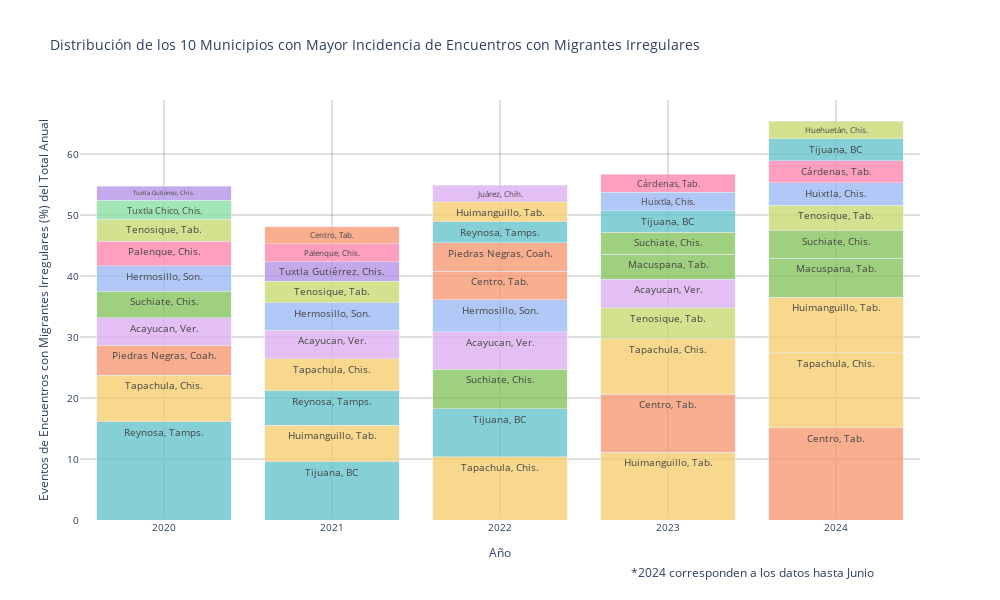

The notebook cell saved with this chart:
### Code cell
import pandas as pd
import plotly.graph_objects as go
import plotly.express as px

# Crear un DataFrame vacío para almacenar los datos para la gráfica de barras apiladas
stacked_data = pd.DataFrame()

# Calcular el total de cada año para usarlo como denominador en el cálculo de porcentajes
total_por_ano = df_pivot.sum()

# Recorrer cada año y obtener los top 10 municipios
for year in df_pivot.columns[1:]:  # Excluir la columna 'Municipio'
    top_10 = df_pivot[['Municipio', year]].nlargest(10, year)
    top_10 = top_10.set_index('Municipio')
    
    # Calcular el porcentaje del total del año considerando todos los municipios
    top_10_percentage = (top_10 / total_por_ano[year]) * 100
    
    # Ordenar de mayor a menor
    top_10_percentage = top_10_percentage.sort_values(by=year, ascending=False)
    
    # Añadir al DataFrame acumulado
    stacked_data = pd.concat([stacked_data, top_10_percentage.T])

# Convertir el índice de `stacked_data` para asegurarse de que son strings
stacked_data.index = stacked_data.index.map(str)

# Definir una paleta de colores pastel medio transparentes usando rgba
colors = [
    'rgba(102, 197, 204, 0.8)',
    'rgba(246, 207, 113, 0.8)',
    'rgba(248, 156, 116, 0.8)',
    'rgba(220, 176, 242, 0.8)',
    'rgba(135, 197, 95, 0.8)',
    'rgba(158, 185, 243, 0.8)',
    'rgba(254, 136, 177, 0.8)',
    'rgba(201, 219, 116, 0.8)',
    'rgba(139, 224, 164, 0.8)',
    'rgba(180, 151, 231, 0.8)'
]

# Crear un diccionario para mapear cada municipio a un color
municipio_colors = {municipio: colors[i % len(colors)] for i, municipio in enumerate(stacked_data.columns)}

# Crear una figura de barras apiladas
fig = go.Figure()

# Añadir una barra para cada municipio en cada año con etiquetas, asegurando que el orden sea de mayor a menor
for year in stacked_data.index:
    data_year = stacked_data.loc[year].sort_values(ascending=False)  # Ordenar de mayor a menor para cada año
    for municipio in data_year.index:
        fig.add_trace(go.Bar(
            x=[year],  # Usar lista para asegurar que sea un solo valor por año
            y=[data_year[municipio]],
            name=municipio,
            text=municipio,  # Añadir el nombre del municipio como texto
            textposition='inside',  # Posicionar el texto dentro de las barras
            hoverinfo='y+text',
            marker_color=municipio_colors[municipio]  # Asignar color pastel medio transparente
        ))

# Configurar el layout de la gráfica
fig.update_layout(
    barmode='stack',
    title="Distribución de los 10 Municipios con Mayor Incidencia de Encuentros con Migrantes Irregulares",
    xaxis_title="Año",
    yaxis_title="Eventos de Encuentros con Migrantes Irregulares (%) del Total Anual",font=dict(size=10),
    showlegend=False,  # Quitar la leyenda
    width=1000,
    height=600,
    plot_bgcolor='white',  # Fondo blanco
    xaxis=dict(
        showgrid=True, 
        gridcolor='rgba(128, 128, 128, 0.5)'  # Líneas de cuadrícula grises semitransparentes
    ),
    yaxis=dict(
        showgrid=True, 
        gridcolor='rgba(128, 128, 128, 0.5)'  # Líneas de cuadrícula grises semitransparentes
    ),
    annotations=[  # Añadir la anotación personalizada
        dict(
            x=0.8,
            y=-0.15,
            xref='paper',
            yref='paper',
            text='*2024 corresponden a los datos hasta Junio',
            showarrow=False,
            font=dict(size=12),
            xanchor='center'
        )
    ]
)

fig.show()

### Figure 1 — Plotly figure (JSON) as saved in the notebook; plotly's stock layout.template omitted (floating-point values rounded to 4 significant figures)
{"data": [{"hoverinfo": "y+text", "marker": {"color": "rgba(102, 197, 204, 0.8)"}, "name": "Reynosa, Tamps.", "text": "Reynosa, Tamps.", "textposition": "inside", "type": "bar", "x": ["2020"], "y": [16.13]}, {"hoverinfo": "y+text", "marker": {"color": "rgba(246, 207, 113, 0.8)"}, "name": "Tapachula, Chis.", "text": "Tapachula, Chis.", "textposition": "inside", "type": "bar", "x": ["2020"], "y": [7.599]}, {"hoverinfo": "y+text", "marker": {"color": "rgba(248, 156, 116, 0.8)"}, "name": "Piedras Negras, Coah.", "text": "Piedras Negras, Coah.", "textposition": "inside", "type": "bar", "x": ["2020"], "y": [4.931]}, {"hoverinfo": "y+text", "marker": {"color": "rgba(220, 176, 242, 0.8)"}, "name": "Acayucan, Ver.", "text": "Acayucan, Ver.", "textposition": "inside", "type": "bar", "x": ["2020"], "y": [4.496]}, {"hoverinfo": "y+text", "marker": {"color": "rgba(135, 197, 95, 0.8)"}, "name": "Suchiate, Chis.", "text": "Suchiate, Chis.", "textposition": "inside", "type": "bar", "x": ["2020"], "y": [4.323]}, {"hoverinfo": "y+text", "marker": {"color": "rgba(158, 185, 243, 0.8)"}, "name": "Hermosillo, Son.", "text": "Hermosillo, Son.", "textposition": "inside", "type": "bar", "x": ["2020"], "y": [4.217]}, {"hoverinfo": "y+text", "marker": {"color": "rgba(254, 136, 177, 0.8)"}, "name": "Palenque, Chis.", "text": "Palenque, Chis.", "textposition": "inside", "type": "bar", "x": ["2020"], "y": [4.017]}, {"hoverinfo": "y+text", "marker": {"color": "rgba(201, 219, 116, 0.8)"}, "name": "Tenosique, Tab.", "text": "Tenosique, Tab.", "textposition": "inside", "type": "bar", "x": ["2020"], "y": [3.581]}, {"hoverinfo": "y+text", "marker": {"color": "rgba(139, 224, 164, 0.8)"}, "name": "Tuxtla Chico, Chis.", "text": "Tuxtla Chico, Chis.", "textposition": "inside", "type": "bar", "x": ["2020"], "y": [3.149]}, {"hoverinfo": "y+text", "marker": {"color": "rgba(180, 151, 231, 0.8)"}, "name": "Tuxtla Gutiérrez, Chis.", "text": "Tuxtla Gutiérrez, Chis.", "textposition": "inside", "type": "bar", "x": ["2020"], "y": [2.287]}, {"hoverinfo": "y+text", "marker": {"color": "rgba(102, 197, 204, 0.8)"}, "name": "Tijuana, BC", "text": "Tijuana, BC", "textposition": "inside", "type": "bar", "x": ["2020"], "y": [null]}, {"hoverinfo": "y+text", "marker": {"color": "rgba(246, 207, 113, 0.8)"}, "name": "Huimanguillo, Tab.", "text": "Huimanguillo, Tab.", "textposition": "inside", "type": "bar", "x": ["2020"], "y": [null]}, {"hoverinfo": "y+text", "marker": {"color": "rgba(248, 156, 116, 0.8)"}, "name": "Centro, Tab.", "text": "Centro, Tab.", "textposition": "inside", "type": "bar", "x": ["2020"], "y": [null]}, {"hoverinfo": "y+text", "marker": {"color": "rgba(220, 176, 242, 0.8)"}, "name": "Juárez, Chih.", "text": "Juárez, Chih.", "textposition": "inside", "type": "bar", "x": ["2020"], "y": [null]}, {"hoverinfo": "y+text", "marker": {"color": "rgba(135, 197, 95, 0.8)"}, "name": "Macuspana, Tab.", "text": "Macuspana, Tab.", "textposition": "inside", "type": "bar", "x": ["2020"], "y": [null]}, {"hoverinfo": "y+text", "marker": {"color": "rgba(158, 185, 243, 0.8)"}, "name": "Huixtla, Chis.", "text": "Huixtla, Chis.", "textposition": "inside", "type": "bar", "x": ["2020"], "y": [null]}, {"hoverinfo": "y+text", "marker": {"color": "rgba(254, 136, 177, 0.8)"}, "name": "Cárdenas, Tab.", "text": "Cárdenas, Tab.", "textposition": "inside", "type": "bar", "x": ["2020"], "y": [null]}, {"hoverinfo": "y+text", "marker": {"color": "rgba(201, 219, 116, 0.8)"}, "name": "Huehuetán, Chis.", "text": "Huehuetán, Chis.", "textposition": "inside", "type": "bar", "x": ["2020"], "y": [null]}, {"hoverinfo": "y+text", "marker": {"color": "rgba(102, 197, 204, 0.8)"}, "name": "Tijuana, BC", "text": "Tijuana, BC", "textposition": "inside", "type": "bar", "x": ["2021"], "y": [9.563]}, {"hoverinfo": "y+text", "marker": {"color": "rgba(246, 207, 113, 0.8)"}, "name": "Huimanguillo, Tab.", "text": "Huimanguillo, Tab.", "textposition": "inside", "type": "bar", "x": ["2021"], "y": [6.012]}, {"hoverinfo": "y+text", "marker": {"color": "rgba(102, 197, 204, 0.8)"}, "name": "Reynosa, Tamps.", "text": "Reynosa, Tamps.", "textposition": "inside", "type": "bar", "x": ["2021"], "y": [5.587]}, {"hoverinfo": "y+text", "marker": {"color": "rgba(246, 207, 113, 0.8)"}, "name": "Tapachula, Chis.", "text": "Tapachula, Chis.", "textposition": "inside", "type": "bar", "x": ["2021"], "y": [5.274]}, {"hoverinfo": "y+text", "marker": {"color": "rgba(220, 176, 242, 0.8)"}, "name": "Acayucan, Ver.", "text": "Acayucan, Ver.", "textposition": "inside", "type": "bar", "x": ["2021"], "y": [4.692]}, {"hoverinfo": "y+text", "marker": {"color": "rgba(158, 185, 243, 0.8)"}, "name": "Hermosillo, Son.", "text": "Hermosillo, Son.", "textposition": "inside", "type": "bar", "x": ["2021"], "y": [4.519]}, {"hoverinfo": "y+text", "marker": {"color": "rgba(201, 219, 116, 0.8)"}, "name": "Tenosique, Tab.", "text": "Tenosique, Tab.", "textposition": "inside", "type": "bar", "x": ["2021"], "y": [3.461]}, {"hoverinfo": "y+text", "marker": {"color": "rgba(180, 151, 231, 0.8)"}, "name": "Tuxtla Gutiérrez, Chis.", "text": "Tuxtla Gutiérrez, Chis.", "textposition": "inside", "type": "bar", "x": ["2021"], "y": [3.279]}, {"hoverinfo": "y+text", "marker": {"color": "rgba(254, 136, 177, 0.8)"}, "name": "Palenque, Chis.", "text": "Palenque, Chis.", "textposition": "inside", "type": "bar", "x": ["2021"], "y": [2.904]}, {"hoverinfo": "y+text", "marker": {"color": "rgba(248, 156, 116, 0.8)"}, "name": "Centro, Tab.", "text": "Centro, Tab.", "textposition": "inside", "type": "bar", "x": ["2021"], "y": [2.762]}, {"hoverinfo": "y+text", "marker": {"color": "rgba(248, 156, 116, 0.8)"}, "name": "Piedras Negras, Coah.", "text": "Piedras Negras, Coah.", "textposition": "inside", "type": "bar", "x": ["2021"], "y": [null]}, {"hoverinfo": "y+text", "marker": {"color": "rgba(135, 197, 95, 0.8)"}, "name": "Suchiate, Chis.", "text": "Suchiate, Chis.", "textposition": "inside", "type": "bar", "x": ["2021"], "y": [null]}, {"hoverinfo": "y+text", "marker": {"color": "rgba(139, 224, 164, 0.8)"}, "name": "Tuxtla Chico, Chis.", "text": "Tuxtla Chico, Chis.", "textposition": "inside", "type": "bar", "x": ["2021"], "y": [null]}, {"hoverinfo": "y+text", "marker": {"color": "rgba(220, 176, 242, 0.8)"}, "name": "Juárez, Chih.", "text": "Juárez, Chih.", "textposition": "inside", "type": "bar", "x": ["2021"], "y": [null]}, {"hoverinfo": "y+text", "marker": {"color": "rgba(135, 197, 95, 0.8)"}, "name": "Macuspana, Tab.", "text": "Macuspana, Tab.", "textposition": "inside", "type": "bar", "x": ["2021"], "y": [null]}, {"hoverinfo": "y+text", "marker": {"color": "rgba(158, 185, 243, 0.8)"}, "name": "Huixtla, Chis.", "text": "Huixtla, Chis.", "textposition": "inside", "type": "bar", "x": ["2021"], "y": [null]}, {"hoverinfo": "y+text", "marker": {"color": "rgba(254, 136, 177, 0.8)"}, "name": "Cárdenas, Tab.", "text": "Cárdenas, Tab.", "textposition": "inside", "type": "bar", "x": ["2021"], "y": [null]}, {"hoverinfo": "y+text", "marker": {"color": "rgba(201, 219, 116, 0.8)"}, "name": "Huehuetán, Chis.", "text": "Huehuetán, Chis.", "textposition": "inside", "type": "bar", "x": ["2021"], "y": [null]}, {"hoverinfo": "y+text", "marker": {"color": "rgba(246, 207, 113, 0.8)"}, "name": "Tapachula, Chis.", "text": "Tapachula, Chis.", "textposition": "inside", "type": "bar", "x": ["2022"], "y": [10.35]}, {"hoverinfo": "y+text", "marker": {"color": "rgba(102, 197, 204, 0.8)"}, "name": "Tijuana, BC", "text": "Tijuana, BC", "textposition": "inside", "type": "bar", "x": ["2022"], "y": [7.866]}, {"hoverinfo": "y+text", "marker": {"color": "rgba(135, 197, 95, 0.8)"}, "name": "Suchiate, Chis.", "text": "Suchiate, Chis.", "textposition": "inside", "type": "bar", "x": ["2022"], "y": [6.545]}, {"hoverinfo": "y+text", "marker": {"color": "rgba(220, 176, 242, 0.8)"}, "name": "Acayucan, Ver.", "text": "Acayucan, Ver.", "textposition": "inside", "type": "bar", "x": ["2022"], "y": [6.123]}, {"hoverinfo": "y+text", "marker": {"color": "rgba(158, 185, 243, 0.8)"}, "name": "Hermosillo, Son.", "text": "Hermosillo, Son.", "textposition": "inside", "type": "bar", "x": ["2022"], "y": [5.229]}, {"hoverinfo": "y+text", "marker": {"color": "rgba(248, 156, 116, 0.8)"}, "name": "Centro, Tab.", "text": "Centro, Tab.", "textposition": "inside", "type": "bar", "x": ["2022"], "y": [4.691]}, {"hoverinfo": "y+text", "marker": {"color": "rgba(248, 156, 116, 0.8)"}, "name": "Piedras Negras, Coah.", "text": "Piedras Negras, Coah.", "textposition": "inside", "type": "bar", "x": ["2022"], "y": [4.638]}, {"hoverinfo": "y+text", "marker": {"color": "rgba(102, 197, 204, 0.8)"}, "name": "Reynosa, Tamps.", "text": "Reynosa, Tamps.", "textposition": "inside", "type": "bar", "x": ["2022"], "y": [3.43]}, {"hoverinfo": "y+text", "marker": {"color": "rgba(246, 207, 113, 0.8)"}, "name": "Huimanguillo, Tab.", "text": "Huimanguillo, Tab.", "textposition": "inside", "type": "bar", "x": ["2022"], "y": [3.307]}, {"hoverinfo": "y+text", "marker": {"color": "rgba(220, 176, 242, 0.8)"}, "name": "Juárez, Chih.", "text": "Juárez, Chih.", "textposition": "inside", "type": "bar", "x": ["2022"], "y": [2.724]}, {"hoverinfo": "y+text", "marker": {"color": "rgba(254, 136, 177, 0.8)"}, "name": "Palenque, Chis.", "text": "Palenque, Chis.", "textposition": "inside", "type": "bar", "x": ["2022"], "y": [null]}, {"hoverinfo": "y+text", "marker": {"color": "rgba(201, 219, 116, 0.8)"}, "name": "Tenosique, Tab.", "text": "Tenosique, Tab.", "textposition": "inside", "type": "bar", "x": ["2022"], "y": [null]}, {"hoverinfo": "y+text", "marker": {"color": "rgba(139, 224, 164, 0.8)"}, "name": "Tuxtla Chico, Chis.", "text": "Tuxtla Chico, Chis.", "textposition": "inside", "type": "bar", "x": ["2022"], "y": [null]}, {"hoverinfo": "y+text", "marker": {"color": "rgba(180, 151, 231, 0.8)"}, "name": "Tuxtla Gutiérrez, Chis.", "text": "Tuxtla Gutiérrez, Chis.", "textposition": "inside", "type": "bar", "x": ["2022"], "y": [null]}, {"hoverinfo": "y+text", "marker": {"color": "rgba(135, 197, 95, 0.8)"}, "name": "Macuspana, Tab.", "text": "Macuspana, Tab.", "textposition": "inside", "type": "bar", "x": ["2022"], "y": [null]}, {"hoverinfo": "y+text", "marker": {"color": "rgba(158, 185, 243, 0.8)"}, "name": "Huixtla, Chis.", "text": "Huixtla, Chis.", "textposition": "inside", "type": "bar", "x": ["2022"], "y": [null]}, {"hoverinfo": "y+text", "marker": {"color": "rgba(254, 136, 177, 0.8)"}, "name": "Cárdenas, Tab.", "text": "Cárdenas, Tab.", "textposition": "inside", "type": "bar", "x": ["2022"], "y": [null]}, {"hoverinfo": "y+text", "marker": {"color": "rgba(201, 219, 116, 0.8)"}, "name": "Huehuetán, Chis.", "text": "Huehuetán, Chis.", "textposition": "inside", "type": "bar", "x": ["2022"], "y": [null]}, {"hoverinfo": "y+text", "marker": {"color": "rgba(246, 207, 113, 0.8)"}, "name": "Huimanguillo, Tab.", "text": "Huimanguillo, Tab.", "textposition": "inside", "type": "bar", "x": ["2023"], "y": [11.13]}, {"hoverinfo": "y+text", "marker": {"color": "rgba(248, 156, 116, 0.8)"}, "name": "Centro, Tab.", "text": "Centro, Tab.", "textposition": "inside", "type": "bar", "x": ["2023"], "y": [9.521]}, {"hoverinfo": "y+text", "marker": {"color": "rgba(246, 207, 113, 0.8)"}, "name": "Tapachula, Chis.", "text": "Tapachula, Chis.", "textposition": "inside", "type": "bar", "x": ["2023"], "y": [9.072]}, {"hoverinfo": "y+text", "marker": {"color": "rgba(201, 219, 116, 0.8)"}, "name": "Tenosique, Tab.", "text": "Tenosique, Tab.", "textposition": "inside", "type": "bar", "x": ["2023"], "y": [5.087]}, {"hoverinfo": "y+text", "marker": {"color": "rgba(220, 176, 242, 0.8)"}, "name": "Acayucan, Ver.", "text": "Acayucan, Ver.", "textposition": "inside", "type": "bar", "x": ["2023"], "y": [4.679]}, {"hoverinfo": "y+text", "marker": {"color": "rgba(135, 197, 95, 0.8)"}, "name": "Macuspana, Tab.", "text": "Macuspana, Tab.", "textposition": "inside", "type": "bar", "x": ["2023"], "y": [4.075]}, {"hoverinfo": "y+text", "marker": {"color": "rgba(135, 197, 95, 0.8)"}, "name": "Suchiate, Chis.", "text": "Suchiate, Chis.", "textposition": "inside", "type": "bar", "x": ["2023"], "y": [3.621]}, {"hoverinfo": "y+text", "marker": {"color": "rgba(102, 197, 204, 0.8)"}, "name": "Tijuana, BC", "text": "Tijuana, BC", "textposition": "inside", "type": "bar", "x": ["2023"], "y": [3.518]}, {"hoverinfo": "y+text", "marker": {"color": "rgba(158, 185, 243, 0.8)"}, "name": "Huixtla, Chis.", "text": "Huixtla, Chis.", "textposition": "inside", "type": "bar", "x": ["2023"], "y": [3.05]}, {"hoverinfo": "y+text", "marker": {"color": "rgba(254, 136, 177, 0.8)"}, "name": "Cárdenas, Tab.", "text": "Cárdenas, Tab.", "textposition": "inside", "type": "bar", "x": ["2023"], "y": [2.972]}, {"hoverinfo": "y+text", "marker": {"color": "rgba(102, 197, 204, 0.8)"}, "name": "Reynosa, Tamps.", "text": "Reynosa, Tamps.", "textposition": "inside", "type": "bar", "x": ["2023"], "y": [null]}, {"hoverinfo": "y+text", "marker": {"color": "rgba(248, 156, 116, 0.8)"}, "name": "Piedras Negras, Coah.", "text": "Piedras Negras, Coah.", "textposition": "inside", "type": "bar", "x": ["2023"], "y": [null]}, {"hoverinfo": "y+text", "marker": {"color": "rgba(158, 185, 243, 0.8)"}, "name": "Hermosillo, Son.", "text": "Hermosillo, Son.", "textposition": "inside", "type": "bar", "x": ["2023"], "y": [null]}, {"hoverinfo": "y+text", "marker": {"color": "rgba(254, 136, 177, 0.8)"}, "name": "Palenque, Chis.", "text": "Palenque, Chis.", "textposition": "inside", "type": "bar", "x": ["2023"], "y": [null]}, {"hoverinfo": "y+text", "marker": {"color": "rgba(139, 224, 164, 0.8)"}, "name": "Tuxtla Chico, Chis.", "text": "Tuxtla Chico, Chis.", "textposition": "inside", "type": "bar", "x": ["2023"], "y": [null]}, {"hoverinfo": "y+text", "marker": {"color": "rgba(180, 151, 231, 0.8)"}, "name": "Tuxtla Gutiérrez, Chis.", "text": "Tuxtla Gutiérrez, Chis.", "textposition": "inside", "type": "bar", "x": ["2023"], "y": [null]}, {"hoverinfo": "y+text", "marker": {"color": "rgba(220, 176, 242, 0.8)"}, "name": "Juárez, Chih.", "text": "Juárez, Chih.", "textposition": "inside", "type": "bar", "x": ["2023"], "y": [null]}, {"hoverinfo": "y+text", "marker": {"color": "rgba(201, 219, 116, 0.8)"}, "name": "Huehuetán, Chis.", "text": "Huehuetán, Chis.", "textposition": "inside", "type": "bar", "x": ["2023"], "y": [null]}, {"hoverinfo": "y+text", "marker": {"color": "rgba(248, 156, 116, 0.8)"}, "name": "Centro, Tab.", "text": "Centro, Tab.", "textposition": "inside", "type": "bar", "x": ["2024"], "y": [15.11]}, {"hoverinfo": "y+text", "marker": {"color": "rgba(246, 207, 113, 0.8)"}, "name": "Tapachula, Chis.", "text": "Tapachula, Chis.", "textposition": "inside", "type": "bar", "x": ["2024"], "y": [12.33]}, {"hoverinfo": "y+text", "marker": {"color": "rgba(246, 207, 113, 0.8)"}, "name": "Huimanguillo, Tab.", "text": "Huimanguillo, Tab.", "textposition": "inside", "type": "bar", "x": ["2024"], "y": [9.105]}, {"hoverinfo": "y+text", "marker": {"color": "rgba(135, 197, 95, 0.8)"}, "name": "Macuspana, Tab.", "text": "Macuspana, Tab.", "textposition": "inside", "type": "bar", "x": ["2024"], "y": [6.354]}, {"hoverinfo": "y+text", "marker": {"color": "rgba(135, 197, 95, 0.8)"}, "name": "Suchiate, Chis.", "text": "Suchiate, Chis.", "textposition": "inside", "type": "bar", "x": ["2024"], "y": [4.531]}, {"hoverinfo": "y+text", "marker": {"color": "rgba(201, 219, 116, 0.8)"}, "name": "Tenosique, Tab.", "text": "Tenosique, Tab.", "textposition": "inside", "type": "bar", "x": ["2024"], "y": [4.152]}, {"hoverinfo": "y+text", "marker": {"color": "rgba(158, 185, 243, 0.8)"}, "name": "Huixtla, Chis.", "text": "Huixtla, Chis.", "textposition": "inside", "type": "bar", "x": ["2024"], "y": [3.698]}, {"hoverinfo": "y+text", "marker": {"color": "rgba(254, 136, 177, 0.8)"}, "name": "Cárdenas, Tab.", "text": "Cárdenas, Tab.", "textposition": "inside", "type": "bar", "x": ["2024"], "y": [3.638]}, {"hoverinfo": "y+text", "marker": {"color": "rgba(102, 197, 204, 0.8)"}, "name": "Tijuana, BC", "text": "Tijuana, BC", "textposition": "inside", "type": "bar", "x": ["2024"], "y": [3.6]}, {"hoverinfo": "y+text", "marker": {"color": "rgba(201, 219, 116, 0.8)"}, "name": "Huehuetán, Chis.", "text": "Huehuetán, Chis.", "textposition": "inside", "type": "bar", "x": ["2024"], "y": [2.903]}, {"hoverinfo": "y+text", "marker": {"color": "rgba(102, 197, 204, 0.8)"}, "name": "Reynosa, Tamps.", "text": "Reynosa, Tamps.", "textposition": "inside", "type": "bar", "x": ["2024"], "y": [null]}, {"hoverinfo": "y+text", "marker": {"color": "rgba(248, 156, 116, 0.8)"}, "name": "Piedras Negras, Coah.", "text": "Piedras Negras, Coah.", "textposition": "inside", "type": "bar", "x": ["2024"], "y": [null]}, {"hoverinfo": "y+text", "marker": {"color": "rgba(220, 176, 242, 0.8)"}, "name": "Acayucan, Ver.", "text": "Acayucan, Ver.", "textposition": "inside", "type": "bar", "x": ["2024"], "y": [null]}, {"hoverinfo": "y+text", "marker": {"color": "rgba(158, 185, 243, 0.8)"}, "name": "Hermosillo, Son.", "text": "Hermosillo, Son.", "textposition": "inside", "type": "bar", "x": ["2024"], "y": [null]}, {"hoverinfo": "y+text", "marker": {"color": "rgba(254, 136, 177, 0.8)"}, "name": "Palenque, Chis.", "text": "Palenque, Chis.", "textposition": "inside", "type": "bar", "x": ["2024"], "y": [null]}, {"hoverinfo": "y+text", "marker": {"color": "rgba(139, 224, 164, 0.8)"}, "name": "Tuxtla Chico, Chis.", "text": "Tuxtla Chico, Chis.", "textposition": "inside", "type": "bar", "x": ["2024"], "y": [null]}, {"hoverinfo": "y+text", "marker": {"color": "rgba(180, 151, 231, 0.8)"}, "name": "Tuxtla Gutiérrez, Chis.", "text": "Tuxtla Gutiérrez, Chis.", "textposition": "inside", "type": "bar", "x": ["2024"], "y": [null]}, {"hoverinfo": "y+text", "marker": {"color": "rgba(220, 176, 242, 0.8)"}, "name": "Juárez, Chih.", "text": "Juárez, Chih.", "textposition": "inside", "type": "bar", "x": ["2024"], "y": [null]}], "layout": {"annotations": [{"font": {"size": 12}, "showarrow": false, "text": "*2024 corresponden a los datos hasta Junio", "x": 0.8, "xanchor": "center", "xref": "paper", "y": -0.15, "yref": "paper"}], "barmode": "stack", "font": {"size": 10}, "height": 600, "plot_bgcolor": "white", "showlegend": false, "title": {"text": "Distribución de los 10 Municipios con Mayor Incidencia de Encuentros con Migrantes Irregulares"}, "width": 1000, "xaxis": {"autorange": true, "gridcolor": "rgba(128, 128, 128, 0.5)", "range": [-0.5, 4.5], "showgrid": true, "title": {"text": "Año"}, "type": "category"}, "yaxis": {"autorange": true, "gridcolor": "rgba(128, 128, 128, 0.5)", "range": [0, 68.87], "showgrid": true, "title": {"text": "Eventos de Encuentros con Migrantes Irregulares (%) del Total Anual"}, "type": "linear"}}}
